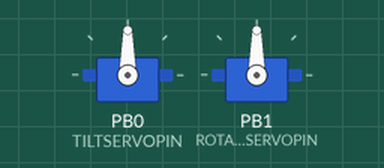
Recording of a sketch running on a simulated ATtiny85, built with avr-gcc and run on an emulated ATtiny85. Parts: 2 × servo. Random numbers use the default seed unless the sketch sets one.

Above: at 0.1 s.
At 16.9 s:
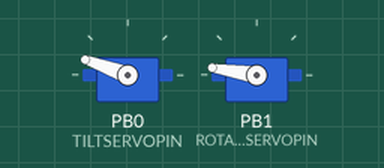
At 29.0 s:
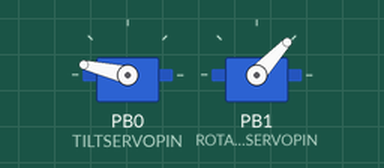
At 38.8 s:
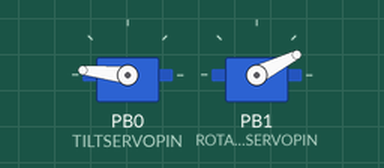
Timing chart, 0 to 40.0 s (numbered marks = the images above):
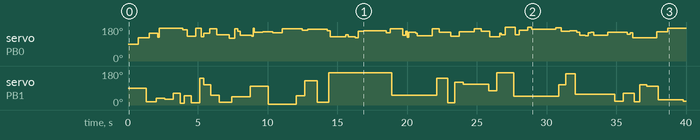

Measured:
- by itself, servo on PB1 (ROTATESERVOPIN): 90° → 18° at 1.3 s, → 36° 0.70 s later, → 30° 0.60 s later, → 61° 0.60 s later, … (36 changes in this stretch)
- by itself, servo on PB0 (TILTSERVOPIN): 90° → 122° at 0.72 s, → 146° 0.80 s later, → 125° 0.60 s later, → 174° 0.10 s later, … (69 changes in this stretch)

The sketch:

3D_Printed_Bionic_Eye.ino
```cpp
// (licence header left out)
/*******************************************************************
  Bionic Eye sketch for Adafruit Trinket.

  by Bill Earl
  for Adafruit Industries

  Required library is the Adafruit_SoftServo library
  available at https://github.com/adafruit/Adafruit_SoftServo
  The standard Arduino IDE servo library will not work with 8 bit
  AVR microcontrollers like Trinket and Gemma due to differences
  in available timer hardware and programming. We simply refresh
  by piggy-backing on the timer0 millis() counter

  Trinket:        Bat+    Gnd       Pin #0  Pin #1
  Connection:     Servo+  Servo-    Tilt    Rotate
                  (Red)   (Brown)   Servo   Servo
                                    (Orange)(Orange)

 *******************************************************************/

#include <Adafruit_SoftServo.h>  // SoftwareServo (works on non PWM pins)

#define TILTSERVOPIN 0    // Servo control line (orange) on Trinket Pin #0
#define ROTATESERVOPIN 1  // Servo control line (orange) on Trinket Pin #1

Adafruit_SoftServo TiltServo, RotateServo;  //create TWO servo objects

void setup()
{
  // Set up the interrupt that will refresh the servo for us automagically
  OCR0A = 0xAF;            // any number is OK
  TIMSK |= _BV(OCIE0A);    // Turn on the compare interrupt (below!)

  TiltServo.attach(TILTSERVOPIN);   // Attach the servo to pin 0 on Trinket
  RotateServo.attach(ROTATESERVOPIN);   // Attach the servo to pin 1 on Trinket
  delay(15);                    // Wait 15ms for the servo to reach the position
}

void loop()
{
  delay(100);
  TiltServo.detach();   // release the servo
  RotateServo.detach();   // release the servo

  if(random(100) > 80)  // on average, move once every 500ms
  {
    TiltServo.attach(TILTSERVOPIN);   // Attach the servo to pin 0 on Trinket
    TiltServo.write(random(120, 180));    // Tell servo to go to position
  }
  if(random(100) > 90)  // on average, move once every 500ms
  {
    RotateServo.attach(ROTATESERVOPIN);   // Attach the servo to pin 1 on Trinket
    RotateServo.write(random(0, 180));    // Tell servo to go to position
  }
}

// We'll take advantage of the built in millis() timer that goes off
// to keep track of time, and refresh the servo every 20 milliseconds
// The SIGNAL(TIMER0_COMPA_vect) function is the interrupt that will be
// Called by the microcontroller every 2 milliseconds
volatile uint8_t counter = 0;
SIGNAL(TIMER0_COMPA_vect)
{
  // this gets called every 2 milliseconds
  counter += 2;
  // every 20 milliseconds, refresh the servos!
  if (counter >= 20)
  {
    counter = 0;
    TiltServo.refresh();
    RotateServo.refresh();
  }
}
```
